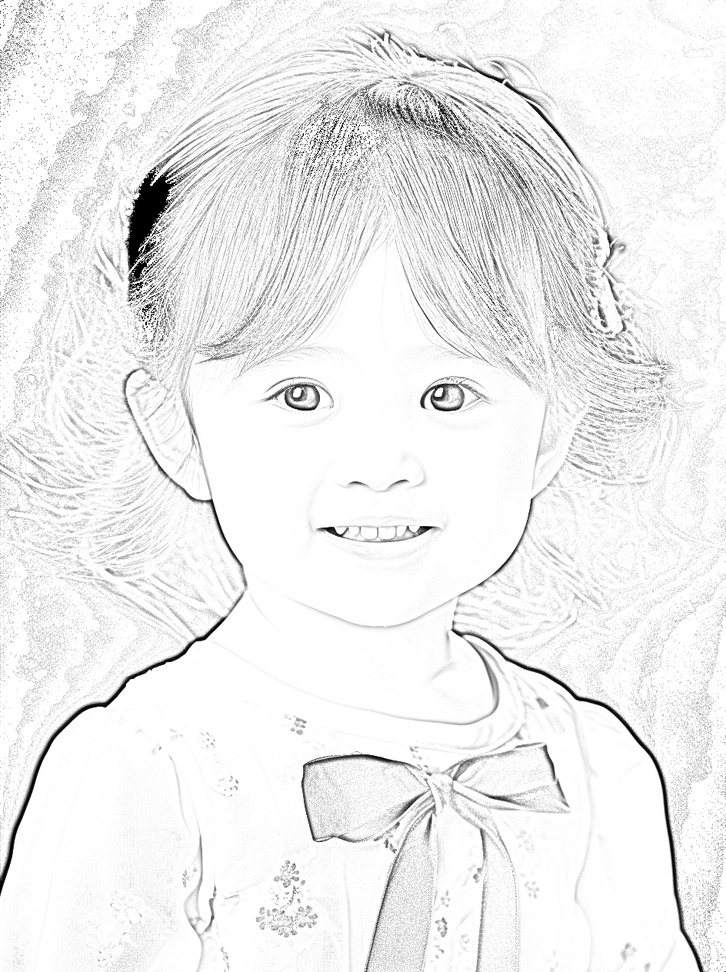
#> input picture src/image2sketch/7.jpg, 726 x 972 px, shrunk from 944 x 1264 before the run
$ python convert_image.py --src 7.jpg
#> lines starting #> are read from the running program, lines starting #| are printed output that depends on the picture
#!/usr/bin/env python3
# encoding=utf-8

import cv2
import argparse


def convert(src_file, dst_file):
    # reading image
#> called with src_file = '7.jpg'
    image = cv2.imread(src_file)
#> image is the input picture: shape (972, 726, 3); min 0, max 255, mean 238.5

    # 先转换为灰图
    gray_image = cv2.cvtColor(image, cv2.COLOR_BGR2GRAY)
    inverted_image = 255 - gray_image
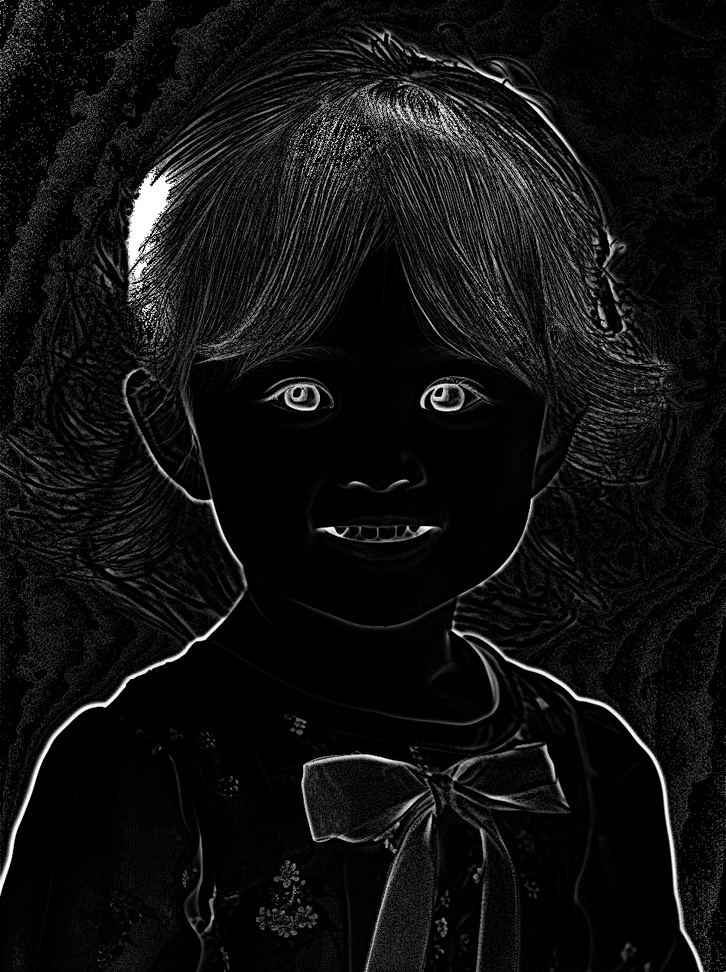
#> inverted_image: shape (972, 726); min 0, max 255, mean 16.5
    blurred = cv2.GaussianBlur(inverted_image, (21, 21), 0)
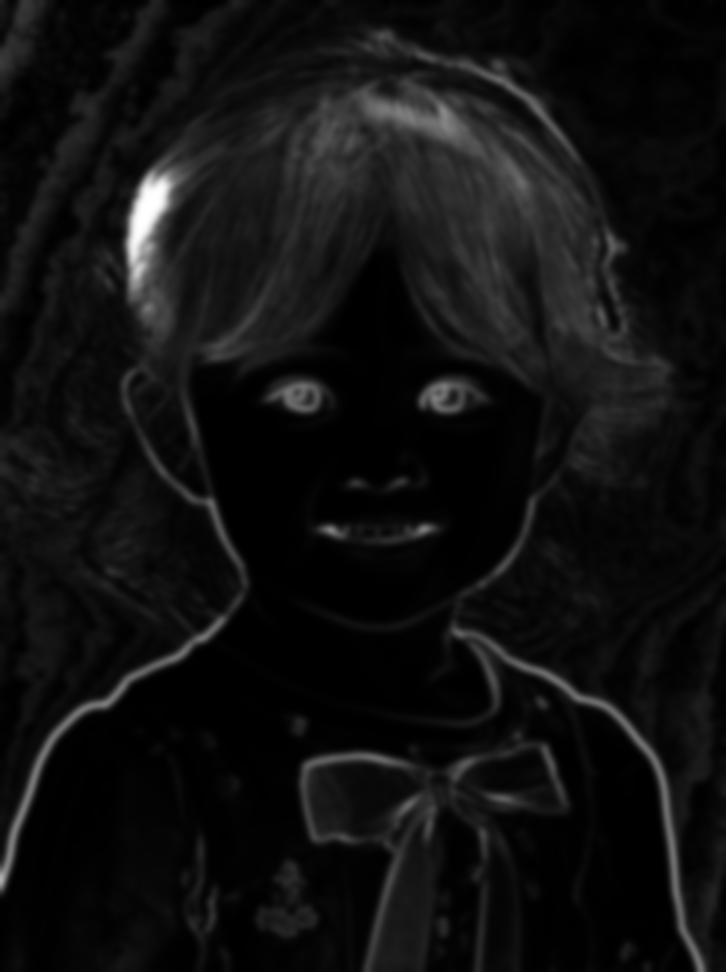
#> blurred: shape (972, 726); min 0, max 255, mean 16.5
    inverted_blurred = 255 - blurred
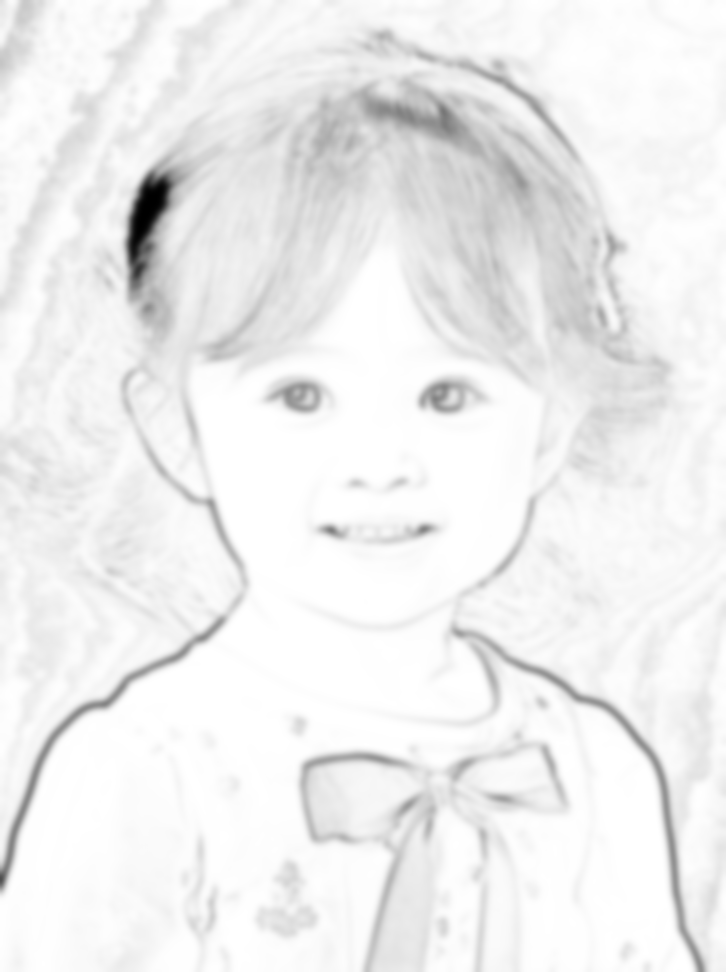
#> inverted_blurred: shape (972, 726); min 0, max 255, mean 238.5
    # 输出笔绘图
    pencil_sketch = cv2.divide(gray_image, inverted_blurred, scale=256.0)
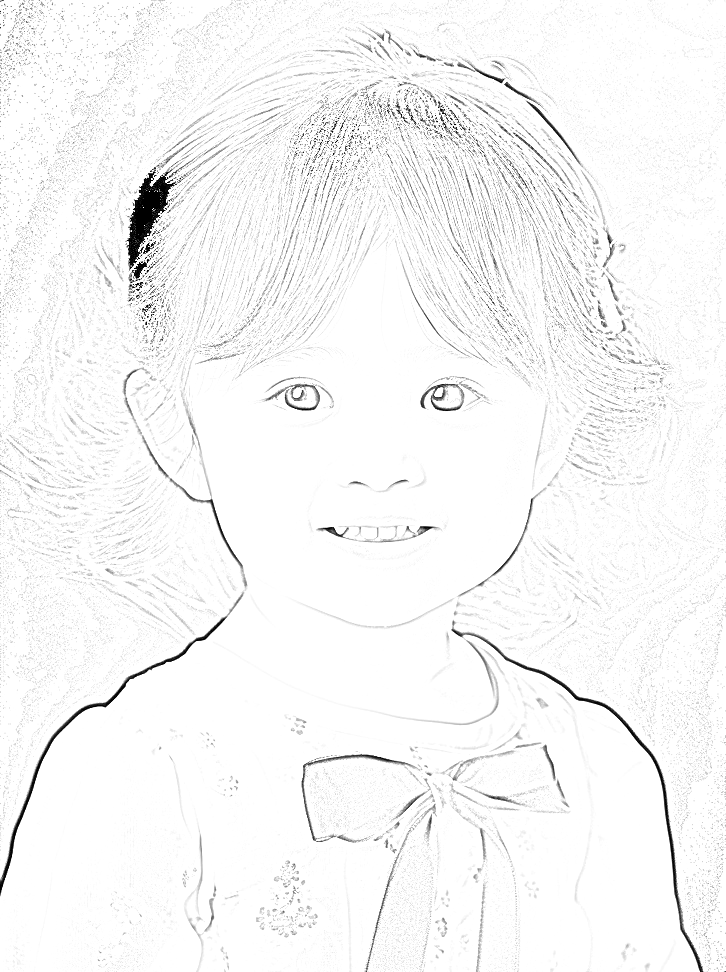
#> pencil_sketch: shape (972, 726); min 0, max 255, mean 246.9

    # 保存图片
    cv2.imwrite(dst_file, pencil_sketch)


if __name__ == "__main__":
    # # 设置传入参数
    parser = argparse.ArgumentParser()
    parser.add_argument("-s", "--src", help="The source image file path.")
    parser.add_argument("-d", "--dst", help="The destination image file path.")
    args = parser.parse_args()

    src_file = args.src
    dst_file = args.dst
    convert(src_file, dst_file)
